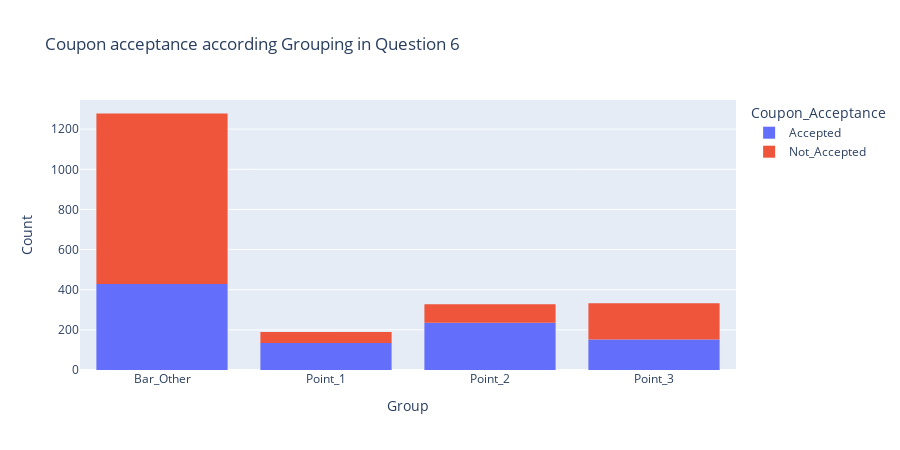

This figure's notebook cell:
### Code cell
#Now we will merge with the data_clean to compare the behavior of all
df_point_nBar = data_bar.merge(df_point_1_2_3, how='outer', indicator = True)
df_point_nBar.loc[(df_point_nBar._merge != 'both'), 'Group'] = 'Bar_Other'
df_point_nBar = df_point_nBar.drop(['_merge'], axis=1)
print(df_point_nBar['Group'].unique())
print(df_point_nBar.shape)

#To illustrate our findings we will make a histogram
fig_Point_nBar = px.histogram(df_point_nBar, x ='Group',color='Coupon_Acceptance', 
                       title = 'Coupon acceptance according Grouping in Question 6',
                      width = 900, height = 450)

fig_Point_nBar.update_layout(
    xaxis_title='Group',
    yaxis_title= 'Count')

### Figure 1 — Plotly figure (JSON) as saved in the notebook; plotly's stock layout.template omitted (floating-point values rounded to 4 significant figures; data arrays with more than 128 entries replaced by an {"elided": "..."} marker saying what was removed)
{"data": [{"alignmentgroup": "True", "bingroup": "x", "hovertemplate": "Coupon_Acceptance=Accepted<br>Group=%{x}<br>count=%{y}<extra></extra>", "legendgroup": "Accepted", "marker": {"color": "#636efa", "pattern": {"shape": ""}}, "name": "Accepted", "offsetgroup": "Accepted", "orientation": "v", "showlegend": true, "type": "histogram", "x": {"elided": "951 str values"}, "xaxis": "x", "yaxis": "y"}, {"alignmentgroup": "True", "bingroup": "x", "hovertemplate": "Coupon_Acceptance=Not_Accepted<br>Group=%{x}<br>count=%{y}<extra></extra>", "legendgroup": "Not_Accepted", "marker": {"color": "#EF553B", "pattern": {"shape": ""}}, "name": "Not_Accepted", "offsetgroup": "Not_Accepted", "orientation": "v", "showlegend": true, "type": "histogram", "x": {"elided": "1177 str values"}, "xaxis": "x", "yaxis": "y"}], "layout": {"barmode": "relative", "height": 450, "legend": {"title": {"text": "Coupon_Acceptance"}, "tracegroupgap": 0}, "title": {"text": "Coupon acceptance according Grouping in Question 6"}, "width": 900, "xaxis": {"anchor": "y", "domain": [0, 1], "title": {"text": "Group"}}, "yaxis": {"anchor": "x", "domain": [0, 1], "title": {"text": "Count"}}}}
